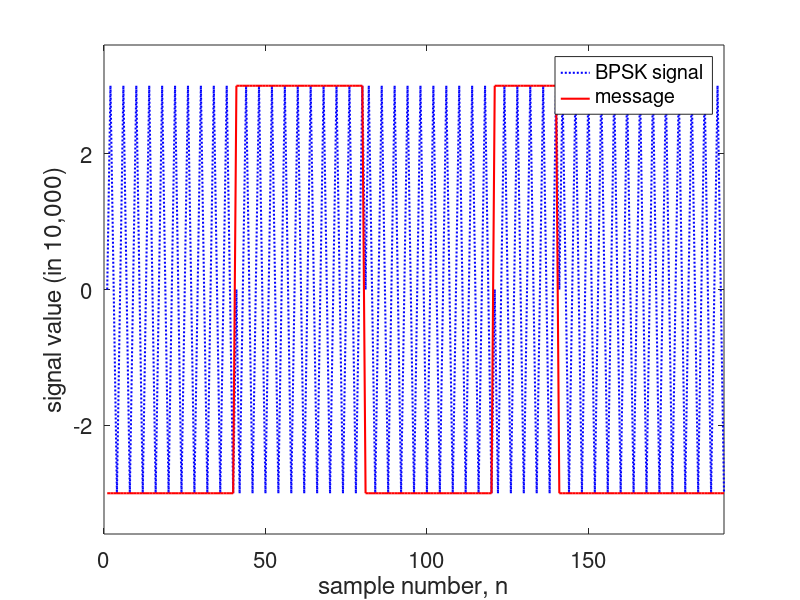

Here is the MATLAB script that generated this plot:
%  rectangular shaped BPSK signal generator
%
%  written by Dr. Thad B. Welch, PE {t.b.welch@ieee.org}
%  copyright 2004, 2016
%
%  8 July 2004 - revision 1.0 ... initial implementation
%  28 May 2016 - revision 1.1 ... updated "break" to "error"

%  input terms
Fs = 48000;          % sample frequency of the simulation (Hz)
dataRate = 2400;     % data rate
time = 0.004;        % length of the signal in seconds
amplitude = 30000;   % scale factor
cosine = [1 0 -1 0]; % cos(n*pi/2) ... Fs/4
counter = 1;         % used to get a new data bit
dataArray = [];      % stores data for plotting
outputArray = [];    % stores output signal for plotting
myFontSize = 16;     % font size for the plot labels

%  calculated terms
numberOfSamples = Fs*time;
samplesPerSymbol = Fs/dataRate;

% error checking
if(mod(samplesPerSymbol,1) ~= 0)
    error('the number of samples per symbol MUST be an integer!\n')
end

%  ISR simulation
for index = 1:numberOfSamples
    % get a new data bit at the beginning of a symbol period
    if (counter == 1)
        data = amplitude*(2*(rand > 0.5) - 1);
    end

    % create the modulated signal
    output = data*cosine(mod(index,4) + 1);

    % reset at the end of a symbol period
    if (counter == samplesPerSymbol)
        counter = 0;
    end
    
    % increment the counter
    counter = counter + 1;
    
    % store the results for plotting (not part of ISR)
    dataArray = [dataArray data];
    outputArray = [outputArray output];
end

%  output terms
figure(1)
P1a = plot(outputArray/10000, 'b:');
%set(gca, 'FontSize', myFontSize)
set(P1a, 'LineWidth', 1.5)
hold on
P1b = plot(dataArray/10000,'r');
set(gca, 'FontSize', myFontSize)
set(P1b, 'LineWidth', 1.5)
axis([0 numberOfSamples -1.2*amplitude/10000 1.2*amplitude/10000]);
legend('BPSK signal', 'message')
ylabel('signal value (in 10,000)')
xlabel('sample number, n')
hold off
% print -deps2 rectangularBPSK

